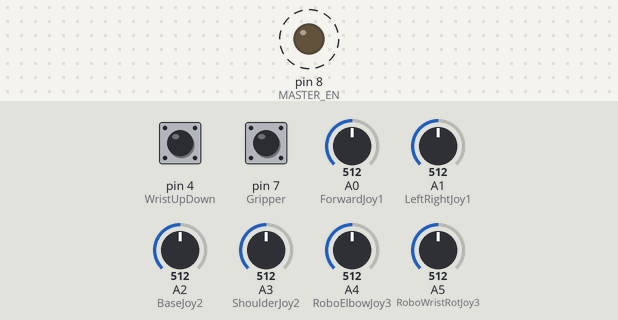
The sketch below on a simulated Arduino Uno, built with avr-gcc and run on an emulated ATmega328P. On the bench: output pins drawn as LEDs (lit = HIGH). Dashed ring = blinking. The inputs (shaded band) are chosen by the test bench; at power-on: pin 4 (WristUpDown) HIGH, pin 7 (Gripper) HIGH, A0 (ForwardJoy1) = 512, A1 (LeftRightJoy1) = 512, A2 (BaseJoy2) = 512, A3 (ShoulderJoy2) = 512, A4 (RoboElbowJoy3) = 512, A5 (RoboWristRotJoy3) = 512. What the sketch prints to the serial monitor is not drawn.

Above: at 0.5 s.
Timing chart, 0 to 3.0 s (numbered marks = the images above):
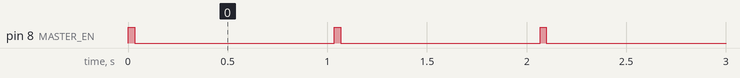

Measured:
- by itself, pin 8 (MASTER_EN): alternates HIGH for 0.03 s and LOW for 1.0 s

The sketch:

Master.ino
```cpp
#define ForwardJoy1 A0
#define LeftRightJoy1 A1
#define BaseJoy2 A2
#define ShoulderJoy2 A3
#define RoboElbowJoy3 A4
#define RoboWristRotJoy3 A5
#define WristUpDown  4
#define Gripper 7

#define MASTER_EN   8                 // connected to RS485 Enable pin


//Position variables
int ForwardPos = 0;
int LeftRightPos = 0;
int BasePos = 0;
int ShoulderPos = 0;
int ElbowPos = 0;
int WristRotPos = 0;
int WristUpDownBTN = 0;
int GripperBTN = 0;


//Mapping variables
int mapForward = 0;
int mapLeftRight = 0;
int mapBase = 0;
int mapShoulder = 0;
int mapElbow = 0;
int mapWristRot = 0;


void setup() {

  pinMode(MASTER_EN , OUTPUT);        // Declare Enable pin as output
  pinMode(ForwardJoy1, INPUT);
  pinMode(LeftRightJoy1, INPUT);
  pinMode(BaseJoy2, INPUT);
  pinMode(ShoulderJoy2, INPUT);
  pinMode(RoboElbowJoy3, INPUT);
  pinMode(RoboWristRotJoy3, INPUT);
  pinMode(WristUpDown , INPUT_PULLUP);
  pinMode(Gripper, INPUT_PULLUP);
  Serial.begin(9600);                 // set serial communication baudrate
  digitalWrite(MASTER_EN , LOW);      // Make Enable pin low, Receiving mode ON
}

void loop() {

    Control();
}


void Control() {

  //Reading values
  ForwardPos = analogRead(ForwardJoy1);
  LeftRightPos = analogRead(LeftRightJoy1);
  BasePos = analogRead(BaseJoy2);
  ShoulderPos = analogRead(ShoulderJoy2);
  ElbowPos = analogRead(RoboElbowJoy3);
  WristRotPos = analogRead(RoboWristRotJoy3);
  WristUpDownBTN = digitalRead(WristUpDown),
  GripperBTN = digitalRead(Gripper);

  //Mapping Values
  mapForward = map(ForwardPos, 0, 1023, -512, 512);
  mapLeftRight = map(LeftRightPos, 0, 1023, -512, 512);
  mapBase = map(BasePos, 0, 1023, -512, 512);
  mapShoulder = map(ShoulderPos, 0, 1023, -512, 512);
  mapElbow = map(ElbowPos, 0, 1023, -512, 512);
  mapWristRot = map(WristRotPos, 0, 1023, -512, 512);

  digitalWrite(MASTER_EN , HIGH);     // Make Enable pin high to send Data
  delay(5);                           // required minimum delay of 5ms
  Serial.print(mapForward);
  Serial.print(", ");
  Serial.print(mapLeftRight);
  Serial.print(", ");
  Serial.print(mapBase);
  Serial.print(", ");
  Serial.print(mapShoulder);
  Serial.print(", ");
  Serial.print(mapElbow);
  Serial.print(", ");
  Serial.print(mapWristRot);
  Serial.print(", ");
  Serial.print(WristUpDownBTN);
  Serial.print(", ");
  Serial.print(GripperBTN);
  Serial.println("**");
  Serial.flush();                     // wait for transmission of data
  digitalWrite(MASTER_EN , LOW);      // Receiving mode ON


  delay(1000);

}
```
